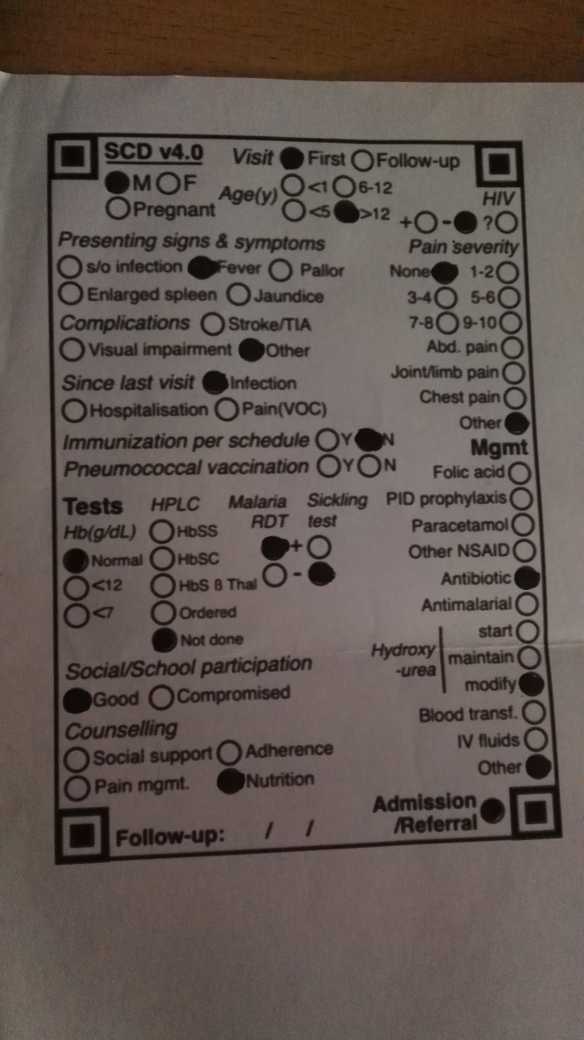
#> input picture img/answered-sheet-photo.jpg, 2336 x 4160 px (shown at 1/4 size)
$ python testing.py --image img/answered-sheet-photo.jpg
#> lines starting #> are read from the running program, lines starting #| are printed output that depends on the picture; after the words box and inside, x2 and y2 are one past the last pixel; in counts of white or black regions, pixels touching at a corner belong together
### transform.py
import numpy as np
import cv2

def order_points(pts):
	# initialzie a list of coordinates that will be ordered
	# such that the first entry in the list is the top-left,
	# the second entry is the top-right, the third is the
	# bottom-right, and the fourth is the bottom-left
	rect = np.zeros((4, 2), dtype = "float32")

	# the top-left point will have the smallest sum, whereas
	# the bottom-right point will have the largest sum
	s = pts.sum(axis = 1)
	rect[0] = pts[np.argmin(s)]
	rect[2] = pts[np.argmax(s)]

	# now, compute the difference between the points, the
	# top-right point will have the smallest difference,
	# whereas the bottom-left will have the largest difference
	diff = np.diff(pts, axis = 1)
	rect[1] = pts[np.argmin(diff)]
	rect[3] = pts[np.argmax(diff)]

	# return the ordered coordinates
	return rect

def four_point_transform(image, pts):
	# obtain a consistent order of the points and unpack them
	# individually
	rect = order_points(pts)
	(tl, tr, br, bl) = rect

	# compute the width of the new image, which will be the
	# maximum distance between bottom-right and bottom-left
	# x-coordiates or the top-right and top-left x-coordinates
	widthA = np.sqrt(((br[0] - bl[0]) ** 2) + ((br[1] - bl[1]) ** 2))
	widthB = np.sqrt(((tr[0] - tl[0]) ** 2) + ((tr[1] - tl[1]) ** 2))
	maxWidth = max(int(widthA), int(widthB))

	# compute the height of the new image, which will be the
	# maximum distance between the top-right and bottom-right
	# y-coordinates or the top-left and bottom-left y-coordinates
	heightA = np.sqrt(((tr[0] - br[0]) ** 2) + ((tr[1] - br[1]) ** 2))
	heightB = np.sqrt(((tl[0] - bl[0]) ** 2) + ((tl[1] - bl[1]) ** 2))
	maxHeight = max(int(heightA), int(heightB))

	# now that we have the dimensions of the new image, construct
	# the set of destination points to obtain a "birds eye view",
	# (i.e. top-down view) of the image, again specifying points
	# in the top-left, top-right, bottom-right, and bottom-left
	# order
	dst = np.array([
		[0, 0],
		[maxWidth - 1, 0],
		[maxWidth - 1, maxHeight - 1],
		[0, maxHeight - 1]], dtype = "float32")

	# compute the perspective transform matrix and then apply it
	M = cv2.getPerspectiveTransform(rect, dst)
	warped = cv2.warpPerspective(image, M, (maxWidth, maxHeight))

	# return the warped image
	return warped

### testing.py
# import the necessary packages
from transform import four_point_transform
from skimage.filters import threshold_local
import numpy as np
import argparse
import cv2
import imutils
from imutils import contours
from skimage.color import rgb2gray
import cv2
import matplotlib.pyplot as plt
# %matplotlib inline
from scipy import ndimage

# construct the argument parser and parse the arguments
ap = argparse.ArgumentParser()
ap.add_argument("-i", "--image", required = True,
	help = "Path to the image to be scanned")
args = vars(ap.parse_args())

# define the answer key which maps the question number
# to the correct answer
ANSWER_KEY = {0: 1, 1: 4, 2: 0, 3: 3, 4: 1}

# load the image and compute the ratio of the old height
# to the new height, clone it, and resize it
image = cv2.imread(args["image"])
#> image is the input picture: shape (4160, 2336, 3); mean B, G, R 81.6, 86.9, 97.9
ratio = image.shape[0] / 500.0
#> ratio = 8.32
orig = image.copy()
image = imutils.resize(image, height = 500)
#> image: shape (500, 280, 3)

# convert the image to grayscale, blur it, and find edges
# in the image
gray = cv2.cvtColor(image, cv2.COLOR_BGR2GRAY)
gray = cv2.GaussianBlur(gray, (5, 5), 0)
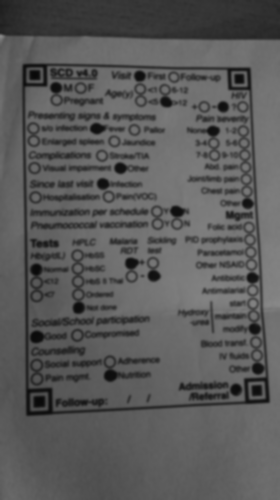
#> gray: shape (500, 280); min 9, max 136, mean 89.6
edged = cv2.Canny(gray, 75, 200)
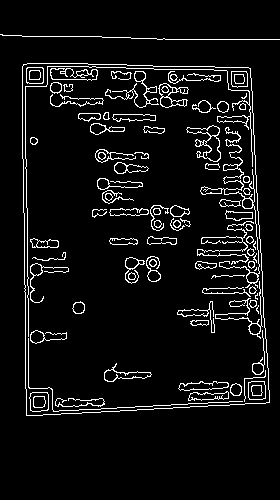
#> edged: shape (500, 280); 6.5% white in thin lines or dots, all inside (x1, y1, x2, y2) = (0, 34, 280, 416)

# find the contours in the edged image, keeping only the
# largest ones, and initialize the screen contour
cnts = cv2.findContours(edged.copy(), cv2.RETR_LIST, cv2.CHAIN_APPROX_SIMPLE)
#> cnts = 179 contours, 30 with area under 20; largest, box (x1, y1, x2, y2) and area: (22, 63, 270, 416) 81084, (22, 63, 270, 416) 81082, (186, 125, 221, 162) 549, (200, 127, 260, 288) 453, (50, 68, 98, 81) 424
cnts = imutils.grab_contours(cnts)
cnts = sorted(cnts, key = cv2.contourArea, reverse = True)[:5]
#> cnts = 5 contours; box (x1, y1, x2, y2) and area: (22, 63, 270, 416) 81084, (22, 63, 270, 416) 81082, (186, 125, 221, 162) 549, (200, 127, 260, 288) 453, (50, 68, 98, 81) 424

# loop over the contours
for c in cnts:
	# approximate the contour
	peri = cv2.arcLength(c, True)
	approx = cv2.approxPolyDP(c, 0.02 * peri, True)

	# if our approximated contour has four points, then we
	# can assume that we have found our screen
	if len(approx) == 4:
		screenCnt = approx
		break
#> this loop made 1 pass
#> (peri, screenCnt) on pass 1: (1174.5, [[23, 64], [26, 415], [269, 402], [250, 68]])

# apply the four point transform to obtain a top-down
# view of the original image
paper = four_point_transform(image, screenCnt.reshape(4, 2))
#> in order_points, `s = pts.sum(axis = 1)`: s = [87, 441, 671, 318]
#> in order_points, `diff = np.diff(pts, axis = 1)`: diff = [41, 389, 133, -182]
#> in four_point_transform, `rect = order_points(pts)`: rect = [[23, 64], [250, 68], [269, 402], [26, 415]]
#> in four_point_transform, `(tl, tr, br, bl) = rect`: tl = [23, 64]; tr = [250, 68]; br = [269, 402]; bl = [26, 415]
#> in four_point_transform, `widthA = np.sqrt(((br[0] - bl[0]) ** 2) + ((br[1] - bl[1]) ** 2))`: widthA = 243.3
#> in four_point_transform, `widthB = np.sqrt(((tr[0] - tl[0]) ** 2) + ((tr[1] - tl[1]) ** 2))`: widthB = 227
#> in four_point_transform, `maxWidth = max(int(widthA), int(widthB))`: maxWidth = 243
#> in four_point_transform, `heightA = np.sqrt(((tr[0] - br[0]) ** 2) + ((tr[1] - br[1]) ** 2))`: heightA = 334.5
#> in four_point_transform, `heightB = np.sqrt(((tl[0] - bl[0]) ** 2) + ((tl[1] - bl[1]) ** 2))`: heightB = 351
#> in four_point_transform, `dst = np.array([ [0, 0], [maxWidth - 1, 0], [maxWidth - 1, maxHeight -..`: dst = [[0, 0], [242, 0], [242, 350], [0, 350]]
#> in four_point_transform, `M = cv2.getPerspectiveTransform(rect, dst)`: M = [[1.03, -0.00877, -23.05], [-0.0191, 1.08, -68.79], [-0.000208, 0.000217, 1]]
#> in four_point_transform, `warped = cv2.warpPerspective(image, M, (maxWidth, maxHeight))`:
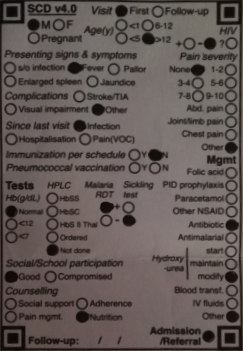
#> warped: shape (351, 243, 3); mean B, G, R 84.4, 87.6, 96.5
warped = four_point_transform(orig, screenCnt.reshape(4, 2) * ratio)

# convert the warped image to grayscale, then threshold it
# to give it that 'black and white' paper effect

# warped = cv2.cvtColor(warped, cv2.COLOR_BGR2GRAY)
# T = threshold_local(warped, 11, offset = 10, method = "gaussian")
# warped = (warped > T).astype("uint8") * 255

warped = cv2.cvtColor(warped, cv2.COLOR_BGR2GRAY)
#> warped: shape (2920, 2024)
warped = cv2.GaussianBlur(warped, (5, 5), 0)
# thresh = threshold_local(warped, 11, offset = 10, method = "gaussian")
thresh = cv2.threshold(warped, 0, 255,
	cv2.THRESH_BINARY_INV | cv2.THRESH_OTSU)[1]
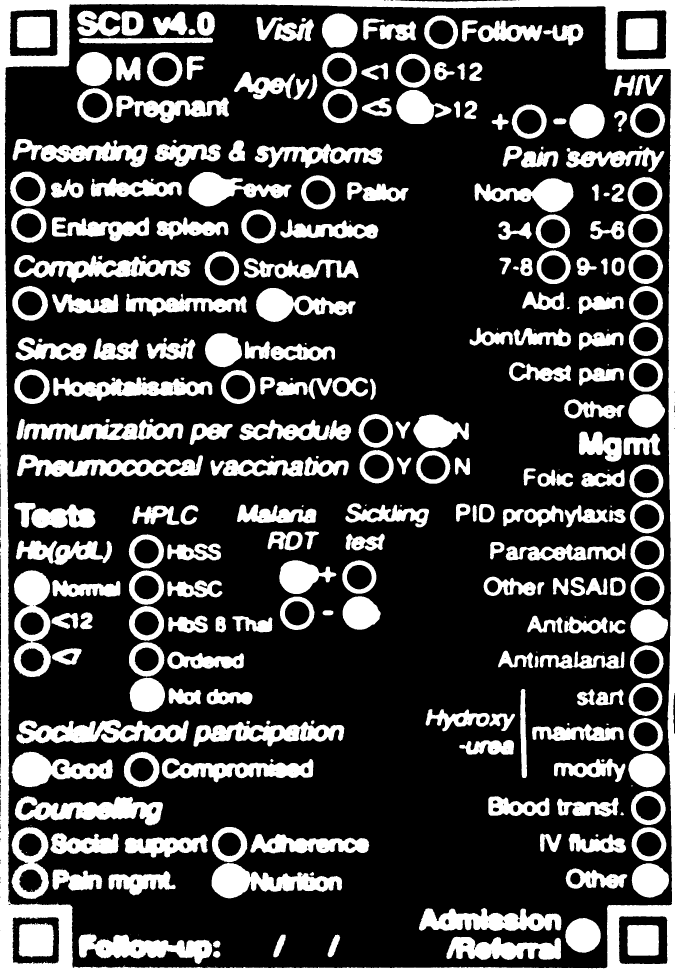
#> thresh: shape (2920, 2024) (shown at 1/3 size); 26% white; 305 white regions (36 under 20 px), largest, box (x1, y1, x2, y2) and area: (0, 0, 2024, 2920) 236216, (49, 2159, 566, 2232) 22301, (44, 2388, 489, 2476) 20724
# warped = (warped > T).astype("uint8") * 255

warped = imutils.resize(warped, width=300, height = 650)
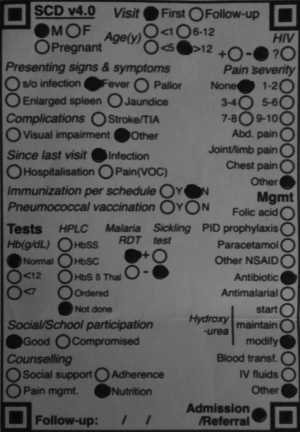
#> warped: shape (432, 300); min 7, max 136, mean 89.9
thresh = imutils.resize(thresh, width=300, height = 650)
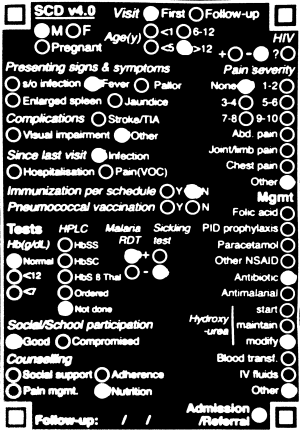
#> thresh: shape (432, 300); min 0, max 255, mean 66.2

i= thresh[197:373,181:300]
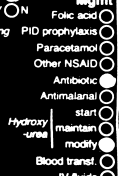
#> i: shape (176, 119); min 0, max 255, mean 51.7

cv2.imshow("Outline", warped)

pic = plt.imread('img/answered-sheet-photo.jpg')/255  # dividing by 255 to bring the pixel values between 0 and 1
print(pic.shape)
#| (4160, 2336, 3)
plt.imshow(pic)
# image = plt.imread('index.png')
# plt.imshow(image)

# cnts = cv2.findContours(thresh.copy(), cv2.RETR_EXTERNAL,
# 	cv2.CHAIN_APPROX_SIMPLE)
# cnts = imutils.grab_contours(cnts)
# questionCnts = []

# for c in cnts:
# 	# compute the bounding box of the contour, then use the
# 	# bounding box to derive the aspect ratio

# 	(x, y, w, h) = cv2.boundingRect(c)
# 	ar = w / float(h)

# 	# in order to label the contour as a question, region
# 	# should be sufficiently wide, sufficiently tall, and
# 	# have an aspect ratio approximately equal to 1
# 	if w >= 10 and h >= 10 and ar >= 0.6 and ar <= 1.1:
# 		questionCnts.append(c)

# # sort the question contours top-to-bottom, then initialize
# # the total number of correct answers
# questionCnts = contours.sort_contours(questionCnts,
# 	method="top-to-bottom")[0]
# correct = 0

# # each question has 5 possible answers, to loop over the
# # question in batches of 5
# for (q, i) in enumerate(np.arange(0, len(questionCnts), 2)):
# 	# sort the contours for the current question from
# 	# left to right, then initialize the index of the
# 	# bubbled answer
# 	cnts = contours.sort_contours(questionCnts[i:i + 5])[0]
# 	bubbled = None

# 	# loop over the sorted contours
# 	for (j, c) in enumerate(cnts):
# 		# construct a mask that reveals only the current
# 		# "bubble" for the question
# 		mask = np.zeros(thresh.shape, dtype="uint8")
# 		cv2.drawContours(mask, [c], -1, 255, -1)

# 		# apply the mask to the thresholded image, then
# 		# count the number of non-zero pixels in the
# 		# bubble area
# 		mask = cv2.bitwise_and(thresh, thresh, mask=mask)
# 		total = cv2.countNonZero(mask)

# 		# if the current total has a larger number of total
# 		# non-zero pixels, then we are examining the currently
# 		# bubbled-in answer
# 		if bubbled is None or total > bubbled:
# 			bubbled = (total, j)

# 	# initialize the contour color and the index of the
# 	# *correct* answer
# 	color = (0, 0, 255)
# 	k = ANSWER_KEY[q]

# 	# check to see if the bubbled answer is correct
# 	if k == bubbled[1]:
# 		color = (0, 255, 0)
# 		correct += 1

# 	# draw the outline of the correct answer on the test
# 	# cv2.drawContours(paper, [cnts[k]], -1, color, 3)


# grab the test taker
# score = (correct / 5.0) * 100
# print("[INFO] score: {:.2f}%".format(score))
# cv2.putText(paper, "{:.2f}%".format(score), (10, 30),
# 	cv2.FONT_HERSHEY_SIMPLEX, 0.9, (0, 0, 255), 2)
# cv2.imshow("Original", image)

# cv2.imshow("Exam", paper)

# show the original and scanned images
# print("STEP 3: Apply perspective transform")
# cv2.imshow("Original", imutils.resize(orig, height = 650))
# cv2.imshow("Scanned", imutils.resize(warped, height = 650))
# cv2.imshow("Thresh", imutils.resize(thresh, height = 650))

# cv2.drawContours(image, [screenCnt], -1, (0, 255, 0), 2)

# cv2.imshow("Outline", image)

cv2.waitKey(0)
cv2.destroyAllWindows()

# cv2.drawContours(image, [screenCnt], -1, color, 2)
# cv2.drawContours(image, [warped], -1, (0, 255, 0), 2)

$ run again, with img/IMG_20190724_103501.jpg copied over img/answered-sheet-photo.jpg
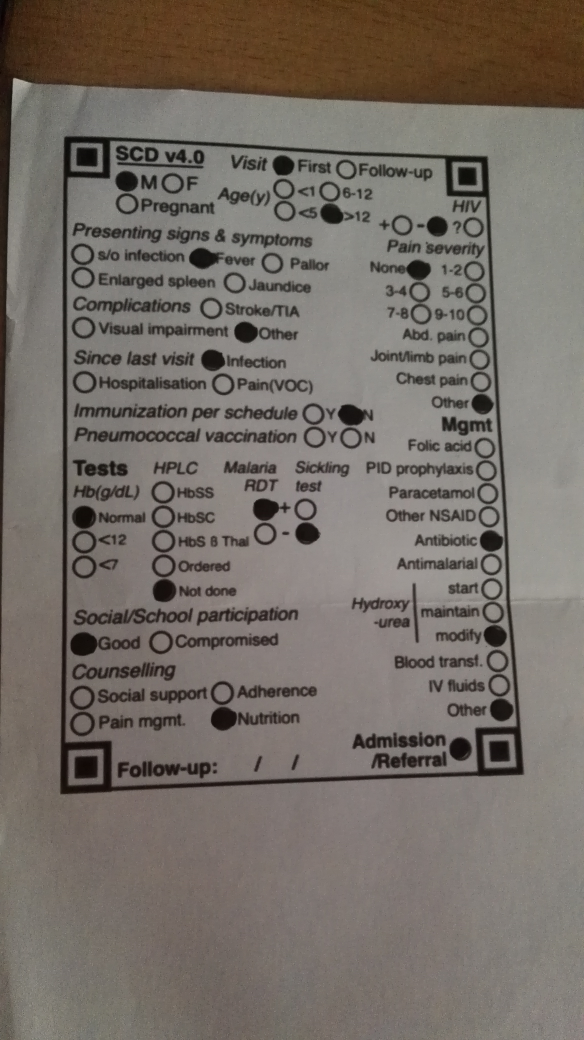
#> input picture img/IMG_20190724_103501.jpg, 2336 x 4160 px (shown at 1/4 size)
#> image is the input picture: shape (4160, 2336, 3); mean B, G, R 103.1, 110, 117.3
#> image: shape (500, 280, 3)
#> `edged = cv2.Canny(gray, 75, 200)`:
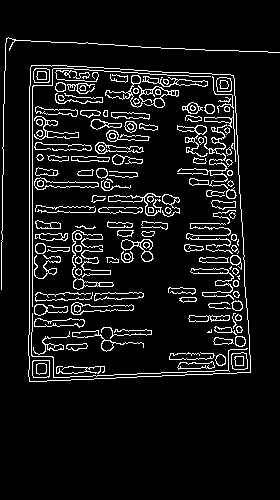
#> edged: shape (500, 280); 8.4% white in thin lines or dots, all inside (x1, y1, x2, y2) = (1, 37, 280, 382)
#> `cnts = cv2.findContours(edged.copy(), cv2.RETR_LIST, cv2.CHAIN_APPROX_..`: cnts = 296 contours, 70 with area under 20; largest, box (x1, y1, x2, y2) and area: (28, 65, 251, 382) 65307, (28, 65, 251, 382) 65305, (105, 75, 179, 108) 416, (71, 302, 134, 315) 372, (71, 302, 134, 315) 355
#> `cnts = sorted(cnts, key = cv2.contourArea, reverse = True)[:5]`: cnts = 5 contours; box (x1, y1, x2, y2) and area: (28, 65, 251, 382) 65307, (28, 65, 251, 382) 65305, (105, 75, 179, 108) 416, (71, 302, 134, 315) 372, (71, 302, 134, 315) 355
#> the loop `for c in cnts:` made 1 pass
#> (peri, screenCnt) on pass 1: (1055.1, [[31, 65], [29, 381], [250, 372], [233, 75]])
#> s = [96, 410, 622, 308]
#> diff = [34, 352, 122, -158]
#> rect = [[31, 65], [233, 75], [250, 372], [29, 381]]
#> tl = [31, 65]; tr = [233, 75]; br = [250, 372]; bl = [29, 381]
#> widthA = 221.2
#> widthB = 202.2
#> maxWidth = 221
#> heightA = 297.5
#> heightB = 316
#> dst = [[0, 0], [220, 0], [220, 315], [0, 315]]
#> M = [[1.04, 0.00657, -32.59], [-0.0549, 1.11, -70.33], [-0.000305, 0.000317, 1]]
#> `i= thresh[197:373,181:300]`:
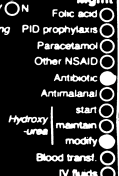
#> i: shape (176, 119); min 0, max 255, mean 49.9
#| (4160, 2336, 3)

$ run again, with img/IMG_20190724_103511.jpg copied over img/answered-sheet-photo.jpg
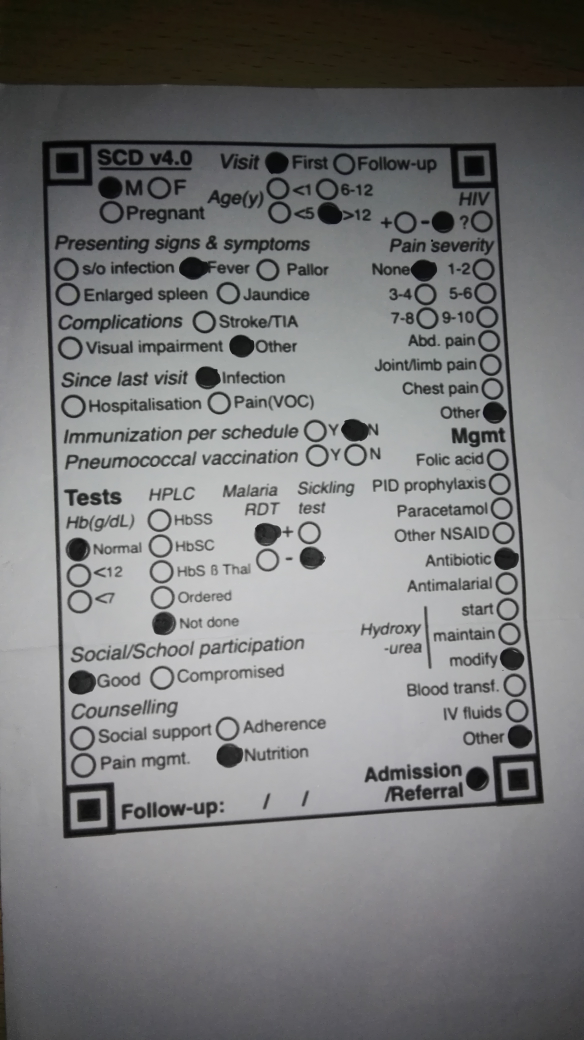
#> input picture img/IMG_20190724_103511.jpg, 2336 x 4160 px (shown at 1/4 size)
#> image is the input picture: shape (4160, 2336, 3); mean B, G, R 121.7, 121.3, 121
#> image: shape (500, 280, 3)
#> `edged = cv2.Canny(gray, 75, 200)`:
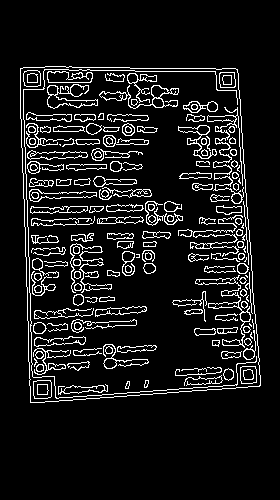
#> edged: shape (500, 280); 9.3% white in thin lines or dots, all inside (x1, y1, x2, y2) = (20, 66, 261, 403)
#> `cnts = cv2.findContours(edged.copy(), cv2.RETR_LIST, cv2.CHAIN_APPROX_..`: cnts = 318 contours, 58 with area under 20; largest, box (x1, y1, x2, y2) and area: (20, 66, 261, 403) 73220, (20, 66, 261, 403) 73216, (195, 275, 251, 348) 511, (99, 85, 179, 109) 468, (47, 84, 98, 109) 444
#> `cnts = sorted(cnts, key = cv2.contourArea, reverse = True)[:5]`: cnts = 5 contours; box (x1, y1, x2, y2) and area: (20, 66, 261, 403) 73220, (20, 66, 261, 403) 73216, (195, 275, 251, 348) 511, (99, 85, 179, 109) 468, (47, 84, 98, 109) 444
#> the loop `for c in cnts:` made 1 pass
#> (peri, screenCnt) on pass 1: (1123.1, [[20, 68], [30, 402], [259, 386], [237, 69]])
#> s = [88, 432, 645, 306]
#> diff = [48, 372, 127, -168]
#> rect = [[20, 68], [237, 69], [259, 386], [30, 402]]
#> tl = [20, 68]; tr = [237, 69]; br = [259, 386]; bl = [30, 402]
#> widthA = 229.6
#> widthB = 217
#> maxWidth = 229
#> heightA = 317.8
#> heightB = 334.1
#> maxHeight = 334
#> dst = [[0, 0], [228, 0], [228, 333], [0, 333]]
#> M = [[1.01, -0.0302, -18.12], [-0.00492, 1.07, -72.43], [-0.000225, 0.00019, 1]]
#> `i= thresh[197:373,181:300]`:
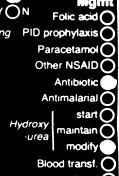
#> i: shape (176, 119); min 0, max 255, mean 45
#| (4160, 2336, 3)
